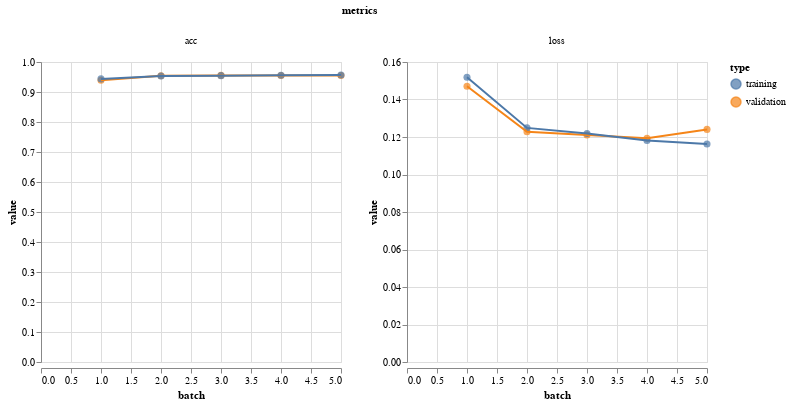

Here is the notebook cell this chart was saved with:
### Markdown cell above
### Step 4: Evaluate the Model

### Code cell
vis.metrics(output.history)

### Figure 1 — Vega-Lite specification as saved in the notebook (floating-point values rounded to 4 significant figures)
{"$schema": "https://vega.github.io/schema/vega-lite/v2.4.3.json", "config": {"view": {"height": 300, "width": 400}}, "data": {"values": [{"batch": 1, "metrics": "loss", "type": "validation", "value": 0.147}, {"batch": 2, "metrics": "loss", "type": "validation", "value": 0.1228}, {"batch": 3, "metrics": "loss", "type": "validation", "value": 0.121}, {"batch": 4, "metrics": "loss", "type": "validation", "value": 0.1193}, {"batch": 5, "metrics": "loss", "type": "validation", "value": 0.1241}, {"batch": 1, "metrics": "acc", "type": "validation", "value": 0.9392}, {"batch": 2, "metrics": "acc", "type": "validation", "value": 0.9541}, {"batch": 3, "metrics": "acc", "type": "validation", "value": 0.9554}, {"batch": 4, "metrics": "acc", "type": "validation", "value": 0.9547}, {"batch": 5, "metrics": "acc", "type": "validation", "value": 0.9549}, {"batch": 1, "metrics": "loss", "type": "training", "value": 0.1519}, {"batch": 2, "metrics": "loss", "type": "training", "value": 0.1249}, {"batch": 3, "metrics": "loss", "type": "training", "value": 0.1219}, {"batch": 4, "metrics": "loss", "type": "training", "value": 0.1181}, {"batch": 5, "metrics": "loss", "type": "training", "value": 0.1163}, {"batch": 1, "metrics": "acc", "type": "training", "value": 0.9436}, {"batch": 2, "metrics": "acc", "type": "training", "value": 0.9531}, {"batch": 3, "metrics": "acc", "type": "training", "value": 0.9545}, {"batch": 4, "metrics": "acc", "type": "training", "value": 0.9561}, {"batch": 5, "metrics": "acc", "type": "training", "value": 0.9568}]}, "facet": {"column": {"field": "metrics", "type": "nominal"}}, "resolve": {"scale": {"color": "shared", "x": "shared", "y": "independent"}}, "spec": {"layer": [{"encoding": {"color": {"field": "type", "type": "nominal"}, "tooltip": [{"field": "batch", "type": "quantitative"}, {"field": "value", "type": "quantitative"}], "x": {"field": "batch", "type": "quantitative"}, "y": {"field": "value", "type": "quantitative"}}, "height": 300, "mark": {"size": 50, "type": "circle"}, "width": 300}, {"encoding": {"color": {"field": "type", "type": "nominal"}, "x": {"field": "batch", "type": "quantitative"}, "y": {"field": "value", "type": "quantitative"}}, "height": 300, "mark": "line", "width": 300}]}}
